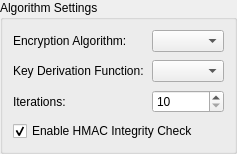
                                                <widget class="QGroupBox" name="encryptionAlgorithmGroup">
                                                    <property name="title">
                                                        <string>Algorithm Settings</string>
                                                    </property>
                                                    <property name="sizePolicy">
                                                        <sizepolicy hsizetype="Expanding" vsizetype="Preferred">
                                                            <horstretch>0</horstretch>
                                                            <verstretch>1</verstretch>
                                                        </sizepolicy>
                                                    </property>
                                                    <layout class="QGridLayout" name="algorithmLayout">
                                                        <property name="leftMargin">
                                                            <number>10</number>
                                                        </property>
                                                        <property name="topMargin">
                                                            <number>10</number>
                                                        </property>
                                                        <property name="rightMargin">
                                                            <number>10</number>
                                                        </property>
                                                        <property name="bottomMargin">
                                                            <number>10</number>
                                                        </property>
                                                        <property name="spacing">
                                                            <number>8</number>
                                                        </property>
                                                        <item row="0" column="0">
                                                            <widget class="QLabel" name="diskAlgorithmLabel">
                                                                <property name="text">
                                                                    <string>Encryption Algorithm:</string>
                                                                </property>
                                                            </widget>
                                                        </item>
                                                        <item row="0" column="1">
                                                            <widget class="QComboBox" name="diskAlgorithmComboBox">
                                                                <property name="sizePolicy">
                                                                    <sizepolicy hsizetype="Expanding" vsizetype="Fixed">
                                                                        <horstretch>1</horstretch>
                                                                        <verstretch>0</verstretch>
                                                                    </sizepolicy>
                                                                </property>
                                                                <property name="toolTip">
                                                                    <string>Select Encryption Algorithm</string>
                                                                </property>
                                                            </widget>
                                                        </item>
                                                        <item row="1" column="0">
                                                            <widget class="QLabel" name="diskKdfLabel">
                                                                <property name="text">
                                                                    <string>Key Derivation Function:</string>
                                                                </property>
                                                            </widget>
                                                        </item>
                                                        <item row="1" column="1">
                                                            <widget class="QComboBox" name="diskKdfComboBox">
                                                                <property name="sizePolicy">
                                                                    <sizepolicy hsizetype="Expanding" vsizetype="Fixed">
                                                                        <horstretch>1</horstretch>
                                                                        <verstretch>0</verstretch>
                                                                    </sizepolicy>
                                                                </property>
                                                                <property name="toolTip">
                                                                    <string>Select Key Derivation Function</string>
                                                                </property>
                                                            </widget>
                                                        </item>
                                                        <item row="2" column="0">
                                                            <widget class="QLabel" name="diskIterationsLabel">
                                                                <property name="text">
                                                                    <string>Iterations:</string>
                                                                </property>
                                                            </widget>
                                                        </item>
                                                        <item row="2" column="1">
                                                            <widget class="QSpinBox" name="diskIterationsSpinBox">
                                                                <property name="sizePolicy">
                                                                    <sizepolicy hsizetype="Expanding" vsizetype="Fixed">
                                                                        <horstretch>1</horstretch>
                                                                        <verstretch>0</verstretch>
                                                                    </sizepolicy>
                                                                </property>
                                                                <property name="minimum">
                                                                    <number>10</number>
                                                                </property>
                                                                <property name="maximum">
                                                                    <number>1000000</number>
                                                                </property>
                                                                <property name="value">
                                                                    <number>10</number>
                                                                </property>
                                                                <property name="toolTip">
                                                                    <string>Maps to the KDF time-cost parameter. For PBKDF2 use 600,000+ (no memory-hardness). Argon2/Scrypt also use a memory cost; 10+ is reasonable.</string>
                                                                </property>
                                                            </widget>
                                                        </item>
                                                        <item row="3" column="0" colspan="2">
                                                            <widget class="QCheckBox" name="diskHmacCheckBox">
                                                                <property name="text">
                                                                    <string>Enable HMAC Integrity Check</string>
                                                                </property>
                                                                <property name="checked">
                                                                    <bool>true</bool>
                                                                </property>
                                                                <property name="toolTip">
                                                                    <string>Adds an HMAC over the ciphertext to detect tampering. Recommended for non-AEAD ciphers (CBC/CTR). Redundant but harmless with GCM/ChaCha20-Poly1305.</string>
                                                                </property>
                                                            </widget>
                                                        </item>
                                                    </layout>
                                                </widget>
